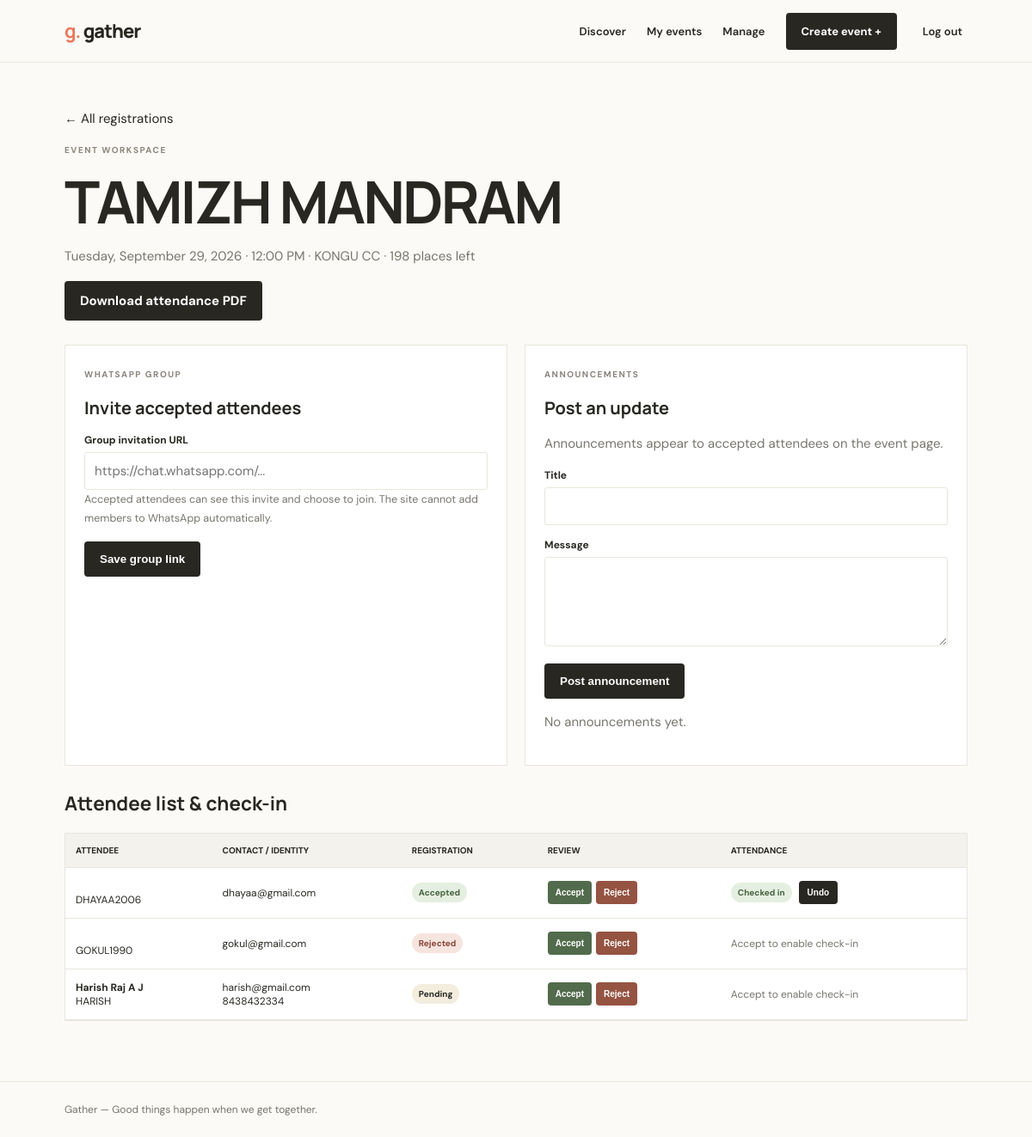
Screenshot of /staff/events/1/ (signed in) with the database file from the repository.
### events/models.py (models this page shows, shortened)
class Event(models.Model):
    CATEGORIES = [
        ("Community", "Community"),
        ("Music", "Music"),
        ("Food & Drink", "Food & Drink"),
        ("Learning", "Learning"),
        ("Arts & Culture", "Arts & Culture"),
        ("Other", "Other"),
    ]
    organizer = models.ForeignKey(
        settings.AUTH_USER_MODEL,
        on_delete=models.CASCADE,
        related_name="organized_events",
    )
    title = models.CharField(max_length=120)
    slug = models.SlugField(unique=True, blank=True)
    category = models.CharField(max_length=30, choices=CATEGORIES, default="Community")
    description = models.TextField(max_length=3000)
    starts_at = models.DateTimeField()
    location = models.CharField(max_length=180)
    capacity = models.PositiveIntegerField(validators=[MinValueValidator(1)])
    whatsapp_group_url = models.URLField(blank=True)
    created_at = models.DateTimeField(auto_now_add=True)
    class Meta:
        ordering = ["starts_at"]
    @property
    def spots_left(self):
        active_registrations = self.registrations.exclude(status="rejected").count()
        return max(self.capacity - active_registrations, 0)

class Registration(models.Model):
    STATUS_PENDING = "pending"
    STATUS_ACCEPTED = "accepted"
    STATUS_REJECTED = "rejected"
    STATUS_CHOICES = [
        (STATUS_PENDING, "Pending"),
        (STATUS_ACCEPTED, "Accepted"),
        (STATUS_REJECTED, "Rejected"),
    ]
    event = models.ForeignKey(Event, on_delete=models.CASCADE, related_name="registrations")
    attendee = models.ForeignKey(
        settings.AUTH_USER_MODEL,
        on_delete=models.CASCADE,
        related_name="event_registrations",
    )
    full_name = models.CharField(max_length=120)
    phone = models.CharField(max_length=30)
    organization = models.CharField(max_length=120, blank=True)
    attendee_note = models.TextField(max_length=500, blank=True)
    status = models.CharField(
        max_length=10,
        choices=STATUS_CHOICES,
        default=STATUS_PENDING,
    )
    reviewed_by = models.ForeignKey(
        settings.AUTH_USER_MODEL,
        on_delete=models.SET_NULL,
        null=True,
        blank=True,
        related_name="reviewed_event_registrations",
    )
    reviewed_at = models.DateTimeField(null=True, blank=True)
    registered_at = models.DateTimeField(auto_now_add=True)
    attended = models.BooleanField(default=False)
    checked_in_at = models.DateTimeField(null=True, blank=True)
    class Meta:
        constraints = [
            models.UniqueConstraint(
                fields=["event", "attendee"],
                name="unique_event_registration",
            )
        ]

### events/views.py (the view)
@user_passes_test(lambda user: user.is_active and user.is_staff)
def staff_event_detail(request, event_id):
    event = get_object_or_404(Event, pk=event_id)
    registrations = event.registrations.select_related("attendee", "reviewed_by")
    announcement_form = AnnouncementForm()
    group_form = EventGroupForm(instance=event)
    return render(
        request,
        "events/staff_event_detail.html",
        {
            "event": event,
            "registrations": registrations,
            "announcement_form": announcement_form,
            "group_form": group_form,
            "announcements": event.announcements.all(),
        },
    )

### events/forms.py
class AnnouncementForm(forms.ModelForm):
    class Meta:
        model = Announcement
        fields = ("title", "message")
        widgets = {"message": forms.Textarea(attrs={"rows": 4})}

class EventGroupForm(forms.ModelForm):
    class Meta:
        model = Event
        fields = ("whatsapp_group_url",)
        widgets = {
            "whatsapp_group_url": forms.URLInput(
                attrs={"placeholder": "https://chat.whatsapp.com/..."}
            )
        }
        help_texts = {
            "whatsapp_group_url": (
                "Accepted attendees can see this invite and choose to join. "
                "The site cannot add members to WhatsApp automatically."
            )
        }

### events/templates/events/staff_event_detail.html (shortened to what this page needs)
{% extends "base.html" %}
{% block content %}
<section class="content">
  <p><a href="{% url 'staff_dashboard' %}">← All registrations</a></p>
  <span class="eyebrow">EVENT WORKSPACE</span>
  <h1>{{ event.title }}</h1>
  <p class="muted">{{ event.starts_at|date:"l, F j, Y · g:i A" }} · {{ event.location }} · {{ event.spots_left }} places left</p>
  <p><a class="button" href="{% url 'attendance_pdf' event.id %}">Download attendance PDF</a></p>
  <div class="staff-sections">
    <section class="panel">
      <span class="eyebrow">WHATSAPP GROUP</span>
      <h2>Invite accepted attendees</h2>
      <form method="post" action="{% url 'staff_group_link_update' event.id %}">
        <div class="field"><label for="{{ group_form.whatsapp_group_url.id_for_label }}">Group invitation URL</label>{{ group_form.whatsapp_group_url }}{% if group_form.whatsapp_group_url.help_text %}<small class="muted">{{ group_form.whatsapp_group_url.help_text }}</small>{% endif %}{{ group_form.whatsapp_group_url.errors }}</div>
        <button class="button" type="submit">Save group link</button>
      </form>
    </section>
    <section class="panel">
      <span class="eyebrow">ANNOUNCEMENTS</span>
      <h2>Post an update</h2>
      <p class="muted">Announcements appear to accepted attendees on the event page.</p>
      <form method="post" action="{% url 'staff_announcement_create' event.id %}">
        {% for field in announcement_form %}
          <div class="field"><label for="{{ field.id_for_label }}">{{ field.label }}</label>{{ field }}{{ field.errors }}</div>
        {% endfor %}
        <button class="button" type="submit">Post announcement</button>
      </form>
      {% for announcement in announcements %}
        <article class="announcement"><div><h3>{{ announcement.title }}</h3><p>{{ announcement.message|linebreaksbr }}</p><small class="muted">{{ announcement.created_at|date:"M j, Y · g:i A" }}{% if announcement.created_by %} · {{ announcement.created_by.username }}{% endif %}</small></div><form method="post" action="{% url 'staff_announcement_delete' announcement.id %}">{% csrf_token %}<button class="button delete-button" type="submit">Delete</button></form></article>
      {% empty %}<p class="muted">No announcements yet.</p>{% endfor %}
    </section>
  </div>
  <h2>Attendee list & check-in</h2>
  <div class="staff-table-wrap">
    <table class="staff-table">
      <thead><tr><th>Attendee</th><th>Contact / identity</th><th>Registration</th><th>Review</th><th>Attendance</th></tr></thead>
      <tbody>
        {% for registration in registrations %}
          <tr>
            <td><strong>{{ registration.full_name }}</strong><br>{{ registration.attendee.username }}</td>
            <td><a href="mailto:{{ registration.attendee.email }}">{{ registration.attendee.email|default:"No email" }}</a><br>{{ registration.phone }}</td>
            <td><span class="status status-{{ registration.status }}">{{ registration.get_status_display }}</span></td>
            <td>
              <form class="inline-review" method="post" action="{% url 'review_registration' registration.id %}">
                <button class="button decision-accept" name="status" value="accepted" type="submit">Accept</button>
                <button class="button decision-reject" name="status" value="rejected" type="submit">Reject</button>
              </form>
            </td>
            <td>
              {% if registration.status == "accepted" %}
                <form method="post" action="{% url 'attendance_update' registration.id %}">
                  {% if registration.attended %}<span class="status status-accepted">Checked in</span><button class="button attendance-button" name="attended" value="false" type="submit">Undo</button>
                  {% else %}<span class="status">Not checked in</span><button class="button attendance-button" name="attended" value="true" type="submit">Check in</button>{% endif %}
                </form>
              {% else %}<span class="muted">Accept to enable check-in</span>{% endif %}
            </td>
          </tr>
        {% empty %}<tr><td colspan="5">No attendees have registered yet.</td></tr>{% endfor %}
      </tbody>
    </table>
  </div>
</section>
{% endblock %}

### templates/base.html (style rules this page uses)
:root { --ink:#282722;--muted:#77756e;--paper:#fbfaf6;--orange:#e97858;--line:#e9e6de }
* { box-sizing:border-box }
body { margin:0;background:var(--paper);color:var(--ink);font:15px "DM Sans",sans-serif }
a { color:inherit;text-decoration:none }
.button { display:inline-block;border:0;border-radius:4px;background:var(--ink);color:#fff;padding:13px 18px;font-weight:700;cursor:pointer }
.eyebrow { color:#89847c;font-size:10px;font-weight:700;letter-spacing:1.5px }
h1,h2,h3 { font-family:Manrope,sans-serif }
h1 { font-size:clamp(42px,7vw,68px);letter-spacing:-3px;line-height:1.08;margin:15px 0 }
.hero p,.muted { color:var(--muted);line-height:1.7 }
.content { padding:40px 0 70px }
.panel { max-width:600px;margin:25px auto;padding:30px;border:1px solid var(--line);background:white }
.field { margin:15px 0 }
.field label { display:block;font-weight:700;font-size:12px;margin-bottom:6px }
.field input,.field select,.field textarea { width:100%;padding:11px;border:1px solid var(--line);border-radius:3px;font:inherit }

### events/templates/events/staff_event_detail.html (style rules this page uses)
.staff-sections { display:grid;grid-template-columns:1fr 1fr;gap:20px;margin:28px 0 }
.staff-sections .panel { width:auto;margin:0;padding:22px }
.staff-sections h2 { font-size:20px }
.staff-table-wrap { overflow-x:auto;background:white;border:1px solid var(--line) }
.staff-table { width:100%;border-collapse:collapse;text-align:left;font-size:12px }
.staff-table th,.staff-table td { padding:13px 12px;border-bottom:1px solid var(--line);vertical-align:middle }
.staff-table th { background:#f4f2ec;font-size:10px;text-transform:uppercase }
.status { display:inline-block;padding:5px 8px;border-radius:12px;background:#f2eddd;font-size:10px;font-weight:700 }
.status-accepted { background:#e5efe1;color:#46623f }
.status-rejected { background:#f6e4df;color:#8a4537 }
.attendance-button { padding:8px 10px;margin-left:8px;font-size:10px }
.inline-review { display:flex;gap:5px }
.inline-review .button,.delete-button { padding:8px 9px;font-size:10px }
.decision-accept { background:#526b4c }
.decision-reject,.delete-button { background:#955342 }

### rows the page displays
Event: title "TAMIZH MANDRAM", starts_at "Tuesday, September 29, 2026 · 12:00 PM", location "KONGU CC", spots_left "198"
Registration: attendee.username "DHAYAA2006", attendee.email "dhayaa@gmail.com", status "Accepted", attended "Checked in"
Registration: attendee.username "GOKUL1990", attendee.email "gokul@gmail.com", status "Rejected", shows "Accept to enable check-in"
Registration: full_name "Harish Raj A J", attendee.username "HARISH", attendee.email "harish@gmail.com", phone "8438432334", status "Pending", shows "Accept to enable check-in"

### other values shown
{{ group_form.whatsapp_group_url.help_text }} "Accepted attendees can see this invite and choose to join. The site cannot add members to WhatsApp automatically."
{{ field.label }} "Title" "Message"
